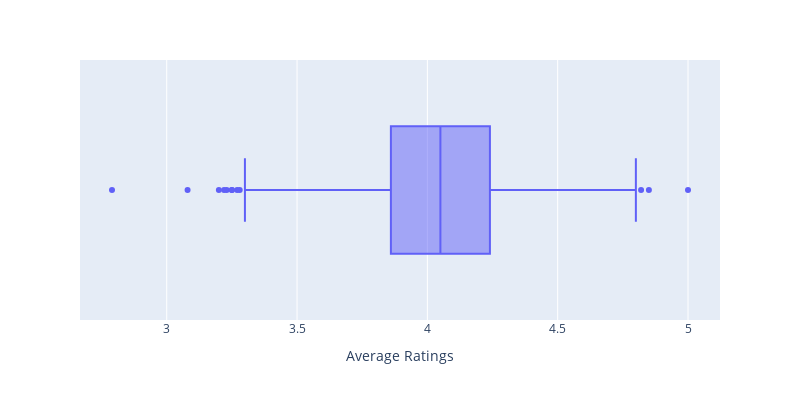

The notebook cell saved with this chart:
### Markdown cell above
Above histograms give us a good indication of the distribution of the data but they don't give us much information about the outliers. We can use Boxplots to examine the outliers.

### Code cell
# boxplot for average rating

fig = px.box(books, x='avg_rating', hover_name=books['titles'],width=800, height=400, color_discrete_sequence=['#6060f7'])
fig.update_layout(xaxis_title_text='Average Ratings')
fig.show()

### Figure 1 — Plotly figure (JSON) as saved in the notebook; plotly's stock layout.template omitted (floating-point values rounded to 4 significant figures; data arrays with more than 128 entries replaced by an {"elided": "..."} marker saying what was removed)
{"data": [{"alignmentgroup": "True", "hovertemplate": "<b>%{hovertext}</b><br><br>avg_rating=%{x}<extra></extra>", "hovertext": {"elided": "1000 str values"}, "legendgroup": "", "marker": {"color": "#6060f7"}, "name": "", "notched": false, "offsetgroup": "", "orientation": "h", "showlegend": false, "type": "box", "x": {"elided": "1000 float values"}, "x0": " ", "xaxis": "x", "y0": " ", "yaxis": "y"}], "layout": {"boxmode": "group", "height": 400, "legend": {"tracegroupgap": 0}, "margin": {"t": 60}, "width": 800, "xaxis": {"anchor": "y", "domain": [0, 1], "title": {"text": "Average Ratings"}}, "yaxis": {"anchor": "x", "domain": [0, 1]}}}
